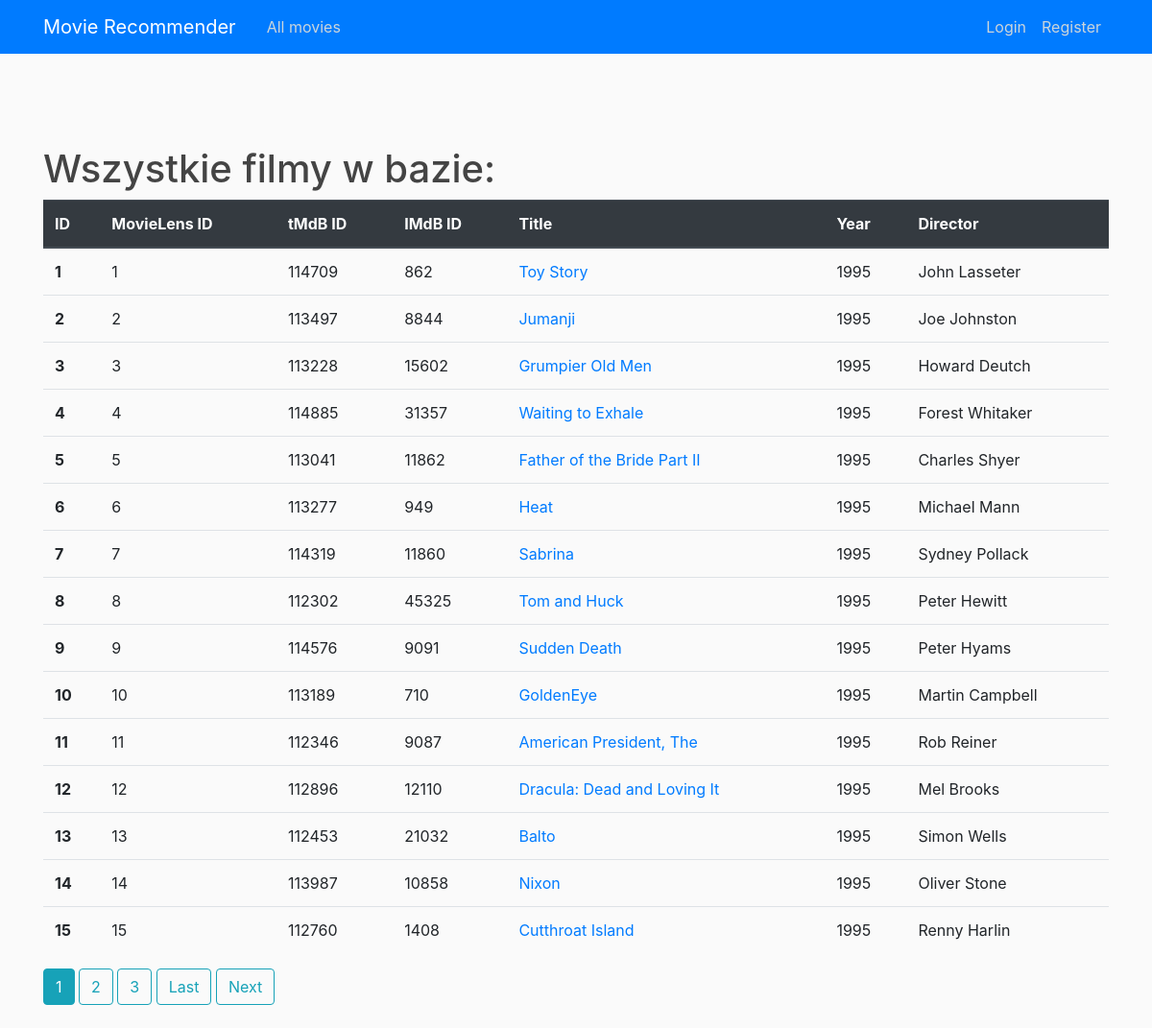
/all_movies/, run on the app's committed database.
### recommender/models.py (models this page shows, shortened)
class Movie(models.Model):
    movielens_id = models.IntegerField(unique=True)
    imdb_id = models.IntegerField()
    tmdb_id = models.IntegerField()
    title = models.CharField(max_length=200)
    year_released = models.IntegerField()
    director = models.CharField(max_length=100)

### recommender/views.py (the view)
# urls.py: path('all_movies/', MoviesListView.as_view(), name='all_movies'),
class MoviesListView(ListView):
    model = Movie
    template_name = 'recommender/movies_list.html'
    context_object_name = 'movies'
    paginate_by = 15

### recommender/templates/recommender/movies_list.html (shortened to what this page needs)
{% extends 'recommender/base.html' %}
{% block content %}
   <h1>Wszystkie filmy w bazie:</h1>
    <table class="table table-hover">
      <thead class="thead-dark">
        <tr>
          <th scope="col">ID</th>
          <th scope="col">MovieLens ID</th>
          <th scope="col">tMdB ID</th>
          <th scope="col">IMdB ID</th>
          <th scope="col">Title</th>
          <th scope="col">Year</th>
          <th scope="col">Director</th>
        </tr>
      </thead>
      <tbody>
        {% for movie in movies %}
        <tr>
            <th scope="row">{{movie.id}}</th>
            <td>{{movie.movielens_id}}</td>
            <td>{{movie.imdb_id}}</td>
            <td>{{movie.tmdb_id}}</td>
            <td><a href="{% url 'movie_detail' movie.id %}">{{movie.title}}</a></td>
            <td>{{movie.year_released}}</td>
            <td>{{movie.director}}</td>
        </tr>
        {% endfor %}
      </tbody>
    </table>
    {% if is_paginated %}
        {% for num in page_obj.paginator.page_range %}
            {% if page_obj.number == num %}
                <a class="btn btn-info mb-4" href="?page={{num}}">{{num}}</a>
            {% elif  num > page_obj.number|add:'-3' and num < page_obj.number|add:'3' %}
                <a class="btn btn-outline-info mb-4" href="?page={{ num }}">{{num}}</a>
            {% endif %}
        {% endfor %}
        {% if page_obj.has_next %}
            <a class="btn btn-outline-info mb-4" href="?page={{ page_obj.paginator.num_pages }}">Last</a>
            <a class="btn btn-outline-info mb-4" href="?page={{ page_obj.next_page_number }}">Next</a>
        {% endif %}
    {% endif %}
{% endblock content %}

### recommender/static/recommender/main.css (style rules this page uses)
body { background: #fafafa; color: #333333; margin-top: 5rem; }
h1, h2, h3, h4, h5, h6 { color: #444444; }

### data on the page
Movie: id "1", movielens_id "1", imdb_id "114709", tmdb_id "862", title "Toy Story", year_released "1995", director "John Lasseter"
Movie: id "2", movielens_id "2", imdb_id "113497", tmdb_id "8844", title "Jumanji", year_released "1995", director "Joe Johnston"
Movie: id "3", movielens_id "3", imdb_id "113228", tmdb_id "15602", title "Grumpier Old Men", year_released "1995", director "Howard Deutch"
Movie: id "4", movielens_id "4", imdb_id "114885", tmdb_id "31357", title "Waiting to Exhale", year_released "1995", director "Forest Whitaker"
Movie: id "5", movielens_id "5", imdb_id "113041", tmdb_id "11862", title "Father of the Bride Part II", year_released "1995", director "Charles Shyer"
Movie: id "6", movielens_id "6", imdb_id "113277", tmdb_id "949", title "Heat", year_released "1995", director "Michael Mann"
Movie: id "7", movielens_id "7", imdb_id "114319", tmdb_id "11860", title "Sabrina", year_released "1995", director "Sydney Pollack"
Movie: id "8", movielens_id "8", imdb_id "112302", tmdb_id "45325", title "Tom and Huck", year_released "1995", director "Peter Hewitt"
Movie: id "9", movielens_id "9", imdb_id "114576", tmdb_id "9091", title "Sudden Death", year_released "1995", director "Peter Hyams"
Movie: id "10", movielens_id "10", imdb_id "113189", tmdb_id "710", title "GoldenEye", year_released "1995", director "Martin Campbell"
Movie: id "11", movielens_id "11", imdb_id "112346", tmdb_id "9087", title "American President, The", year_released "1995", director "Rob Reiner"
Movie: id "12", movielens_id "12", imdb_id "112896", tmdb_id "12110", title "Dracula: Dead and Loving It", year_released "1995", director "Mel Brooks"
Movie: id "13", movielens_id "13", imdb_id "112453", tmdb_id "21032", title "Balto", year_released "1995", director "Simon Wells"
Movie: id "14", movielens_id "14", imdb_id "113987", tmdb_id "10858", title "Nixon", year_released "1995", director "Oliver Stone"
Movie: id "15", movielens_id "15", imdb_id "112760", tmdb_id "1408", title "Cutthroat Island", year_released "1995", director "Renny Harlin"

### other printed values
{{ num }} "1"
{{ num }} "2" "3"
